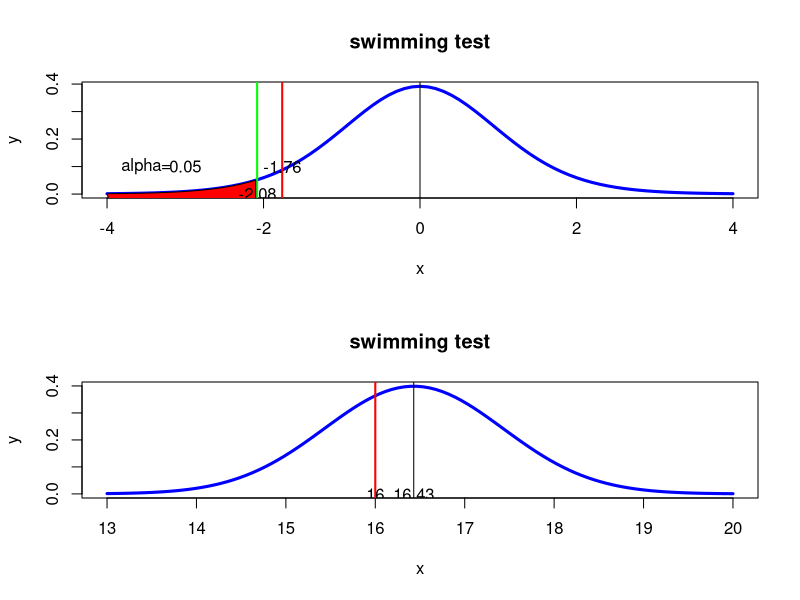

The R source for this figure:
#page no 392-394
# H0 : mu0>=16.43
# H1 : mu0<16.43
library(ggplot2)
mu0=16.43
xbar=16
sd=0.8
n=15
t_stat=(xbar-mu0)/(sd/sqrt(n))
alpha=0.05
t_c_left=qt(alpha,df=(n-1))
p_value=pt(t_stat,df=(n-1))
print(paste("critical value= ",round(t_c_left,3)))
print(paste("t-static =",round(t_stat,2)))
if(t_stat < t_c_left)
{
  print(paste("left tail : Reject H0"))
}else
  {
  print(paste("Left tail :Accept H0"))
  }
p=pnorm(t_c_left)
if(t_c_left < p)
{
  print(paste("Reject H0"))
}else
{
  print(paste("Accept H0"))
}
par(mfcol=c(2,1))
dfs <- n-1
x <- seq(-4,4,0.1)
y <- dt(x,dfs)
t.val <- qt(0.05,df=dfs)
plot(x,y,type='l',lwd=3,col='blue',xlab='x',main='swimming test')
abline(v=0)
abline(v=t.val,lwd=2,col='red')
abline(v=t_stat,lwd=2,col='green')
polygon(c(x[x<=t_stat],t_stat),c(y[x<=t_stat],t.val),col="red")
text(t_stat,0,round(t_stat,2))
text(t.val,0.1,round(t.val,2))
text(-3.5,0.1,"alpha=")
text(-3,0.1,alpha)
dfs <- n-1
x <- seq(13,20,length=100)
y <- dnorm(x,mu0,1)
t.val <- qt(0.05,df=dfs)
plot(x,y,type='l',lwd=3,col='blue',xlab='x',main='swimming test')
abline(v=16.43)
abline(v=xbar,lwd=2,col='red')
text(xbar,0,round(xbar,2))
text(mu0,0,mu0)
